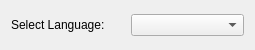
<?xml version="1.0" encoding="UTF-8"?>
<ui version="4.0">
 <class>LangDialog</class>
 <widget class="QDialog" name="LangDialog">
  <property name="geometry">
   <rect>
    <x>0</x>
    <y>0</y>
    <width>255</width>
    <height>50</height>
   </rect>
  </property>
  <property name="windowTitle">
   <string>Language</string>
  </property>
  <layout class="QHBoxLayout" name="horizontalLayout">
   <item>
    <widget class="QLabel" name="label">
     <property name="text">
      <string>Select Language: </string>
     </property>
    </widget>
   </item>
   <item>
    <widget class="QComboBox" name="comboBox"/>
   </item>
  </layout>
 </widget>
 <resources/>
 <connections/>
</ui>
